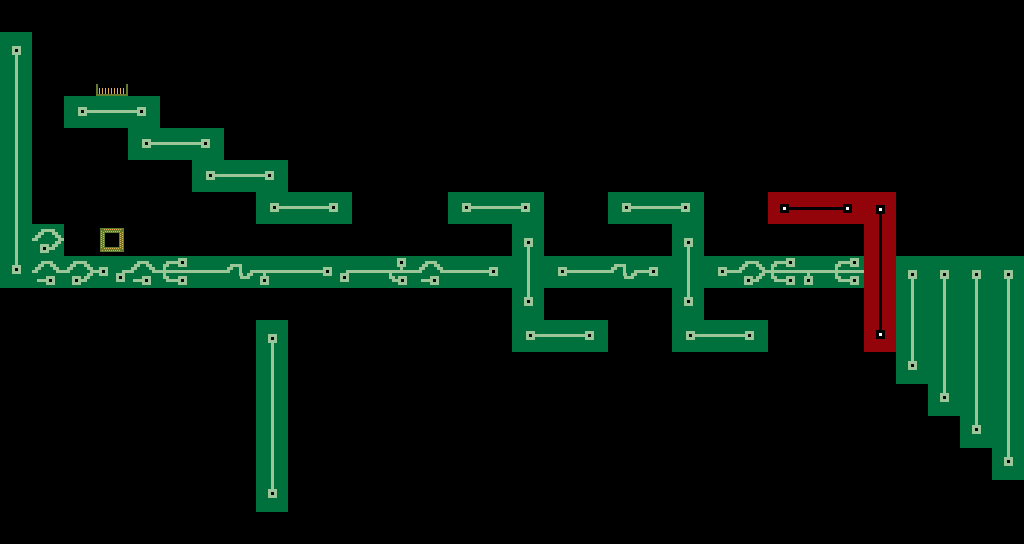

A level layout from a 2D game, rendered from its tile map. Below: a short description, then the map file with tile-grid data replaced by summaries:
An orthogonal 32x17 tile map with 32x32 px tiles, 7 tile layers (floor, playerspawn, key, exit, ...), 2 tilesets.

<map version="1.0" orientation="orthogonal" width="32" height="17" tilewidth="32" tileheight="32">
 <tileset firstgid="1" name="Map" tilewidth="32" tileheight="32">
  <image source="../tilesets/tileset.png" width="160" height="160" />
 </tileset>
 <tileset firstgid="26" name="numbers" tilewidth="32" tileheight="32">
  <image source="../fontsets/numbers.png" width="320" height="32" />
 </tileset>
 <layer name="floor" width="32" height="17">
  <properties>
   <property name="solid" value="true" />
  </properties>
  <data>[544 cells, 73 non-empty, 13 distinct tile ids]</data>
 </layer>
 <layer name="playerspawn" width="32" height="17">
  <data>[544 cells, 1 non-empty, 1 distinct tile ids]</data>
 </layer>
 <layer name="key" width="32" height="17">
  <data>[544 cells, 1 non-empty, 1 distinct tile ids]</data>
 </layer>
 <layer name="exit" width="32" height="17">
  <data>[544 cells, 1 non-empty, 1 distinct tile ids]</data>
 </layer>
 <layer name="platform1" width="32" height="17">
  <properties>
   <property name="dx" value="13" />
  </properties>
  <data>[544 cells, 3 non-empty, 3 distinct tile ids]</data>
 </layer>
 <layer name="wall1" width="32" height="17">
  <properties>
   <property name="dy" value="1" />
  </properties>
  <data>[544 cells, 27 non-empty, 6 distinct tile ids]</data>
 </layer>
 <layer name="levelnumber" width="32" height="17">
  <data>[544 cells, 5 non-empty, 2 distinct tile ids]</data>
 </layer>
</map>
